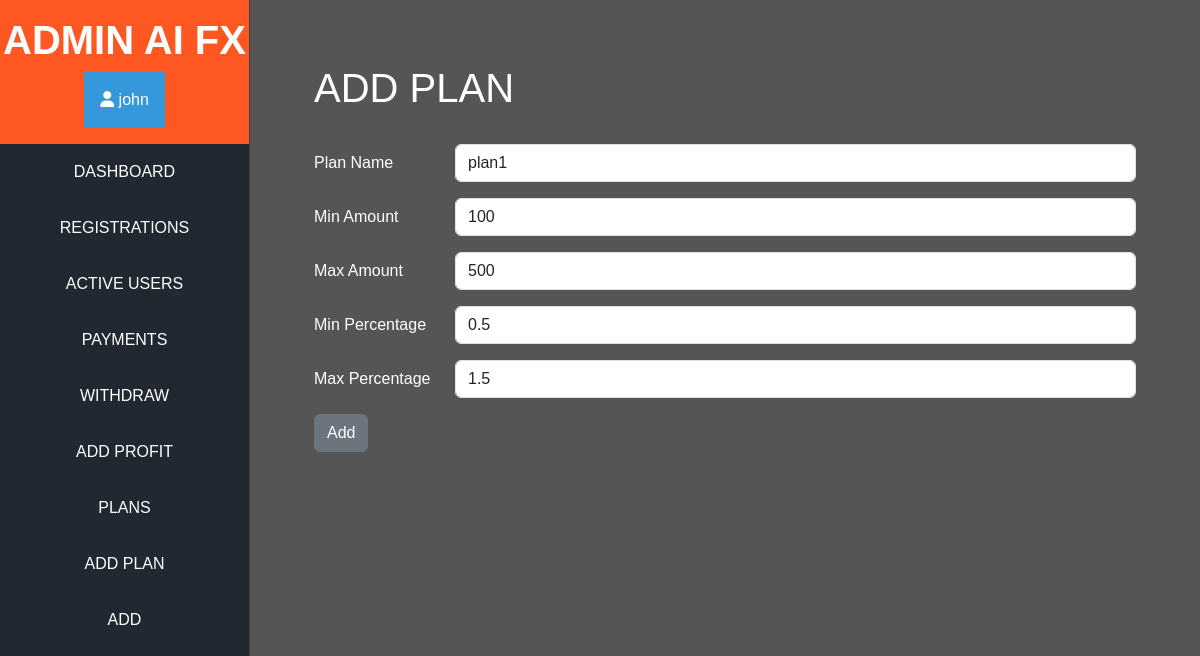
Screenshot of /moderator/editplan/1 (signed in) with the database file from the repository.
### home/models.py (models this page shows)
class Plans(models.Model):
    plan_name = models.CharField(max_length=100)
    plan_min_price = models.CharField(max_length=100)
    plan_max_price = models.CharField(max_length=100)
    plan_min_percentage = models.CharField(max_length=100)
    plan_max_percentage = models.CharField(max_length=100)

### home/views.py (the view, shortened to what this page needs)
# urls.py: path('moderator/editplan/<int:plan_id>', login_required(views.ModEditPlan_view.as_view()), name='mod_edit_plan'),
class ModEditPlan_view(View):
    def get(self, request, plan_id):
        context = {
            "plan": models.Plans.objects.get(id=plan_id),
            "edit": None,
        }
        return render(request, "mod/addplan.html", context=context)

### templates/mod/addplan.html (shortened to what this page needs)
{% extends 'mod/admbase.html' %}
{% block content%}
<div class="m-5">
{% if edit %}
<h1> EDIT PLAN</h1>
{% else %}
<h1> ADD PLAN</h1>
{% endif %}
<br>
<form method="POST">
    <div class="row mb-3">
      <label for="" class="col-sm-2 col-form-label">Plan Name</label>
      <div class="col-sm-10">
        <input type="text" class="form-control" id="" name="plan_name" value={{ plan.plan_name|default:"" }}>
      </div>
    </div>
    <div class="row mb-3">
        <label for="" class="col-sm-2 col-form-label">Min Amount</label>
        <div class="col-sm-10">
          <input type="text" class="form-control" id="" name="plan_min_price" value={{ plan.plan_min_price|default:"" }}>
        </div>
      </div>
      <div class="row mb-3">
        <label for="" class="col-sm-2 col-form-label">Max Amount</label>
        <div class="col-sm-10">
          <input type="text" class="form-control" id="" name="plan_max_price" value={{ plan.plan_max_price|default:"" }}>
        </div>
      </div>
      <div class="row mb-3">
        <label for="" class="col-sm-2 col-form-label">Min Percentage</label>
        <div class="col-sm-10">
          <input type="text" class="form-control" id="" name="plan_min_percentage" value={{ plan.plan_min_percentage|default:"" }}>
        </div>
      </div>
      <div class="row mb-3">
        <label for="" class="col-sm-2 col-form-label">Max Percentage</label>
        <div class="col-sm-10">
          <input type="text" class="form-control" id="" name="plan_max_percentage" value={{ plan.plan_max_percentage|default:"" }}>
        </div>
      </div>
    <button type="submit" class="btn btn-secondary">Add</button>
  </form>
{% endblock %}

### templates/mod/adminnavbar.html (shortened to what this page needs)
<div class="sidenav" style="border-right: 1px solid #444;">
    <div class="sidenav-header py-3">
        <h1 class="fw-bold">ADMIN AI FX</h1>
        <div class="dropdown">
            <button onclick="myFunction()" class="dropbtn"><i class="fa-solid fa-user"></i> {{ user.username }}</button>
          </div>
    </div>
    <ul class="nav flex-column">
        <li class="nav-item">
            <a class="nav-link py-3" href="{% url 'mod_dashboard' %}">
                DASHBOARD
            </a>
        </li>
          <li class="nav-item">
              <a class="nav-link py-3" href="{% url 'mod_mambers' %}">
                  REGISTRATIONS
              </a>
          </li>
          <li class="nav-item">
              <a class="nav-link py-3" href="{% url 'mod_active_member' status='Active' %}">
                  ACTIVE USERS
              </a>
          </li>
          <li class="nav-item">
            <a class="nav-link py-3" href="{% url 'mod_payments' status='pending' %}">
                PAYMENTS
            </a>
        </li>
          <li class="nav-item">
            <a class="nav-link py-3" href="{% url 'mod_withdraw' status='pending' %}">
                WITHDRAW
            </a>
        </li>
        <li class="nav-item">
            <a class="nav-link py-3" href="{% url 'mod_add_profit' %}">
                ADD PROFIT
            </a>
        </li>
        <li class="nav-item">
            <a class="nav-link py-3" href="{% url 'mod_plans' %}">
                PLANS
            </a>
        </li>
        <li class="nav-item">
            <a class="nav-link py-3" href="{% url 'mod_add_plan' %}">
                ADD PLAN
            </a>
        </li>
        <li class="nav-item">
            <a class="nav-link py-3" href="{% url 'mod_dashboard' %}">
                ADD
            </a>
        </li>
      </ul>
</div>

### static/css/styles.css (style rules this page uses)
body { margin: 0; padding: 0; font-family: Arial, sans-serif; }
.dropbtn { background-color: #3498DB; color: white; padding: 16px; font-size: 16px; border: none; cursor: pointer; }
.dropdown { position: relative; display: inline-block; }
.sidenav { height: 100%; width: 250px; position: fixed; top: 0; left: 0; background-color: #222831; overflow-x: hidden; transition: 0.5s; }
.sidenav-header { background-color: #ff5722; color: #fff; text-align: center; }
.sidenav ul { list-style: none; padding: 0; }
.sidenav ul li { text-align: center; }
.sidenav a { text-decoration: none; color: #fff; display: block; transition: 0.3s; }

### rows the page displays
Plans: plan_name "plan1", plan_min_price "100", plan_max_price "500", plan_min_percentage "0.5", plan_max_percentage "1.5"

### other values shown
{{ user.username }} "john"
